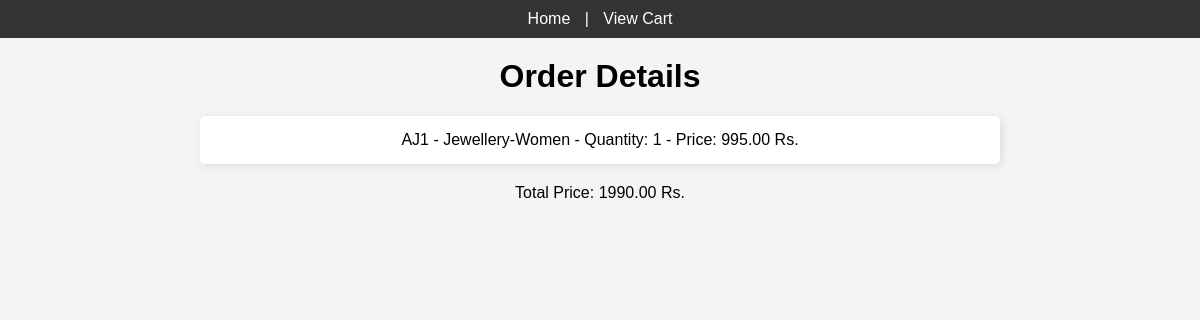
The app's page /order-details/ (signed in), older data.
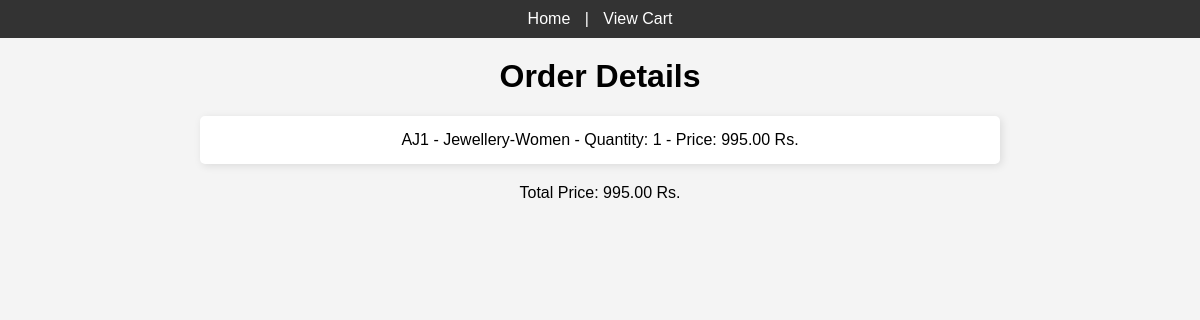
The same page, newer data.
### shopping/models.py (models this page shows)
class OrderItem(models.Model):
    order = models.ForeignKey(Order, related_name='items', on_delete=models.CASCADE)
    product = models.ForeignKey(Product, on_delete=models.CASCADE)
    quantity = models.IntegerField(default=1)
    price = models.DecimalField(max_digits=10, decimal_places=2)

class Product(models.Model):
    brand = models.ForeignKey(Brand, on_delete=models.CASCADE, related_name='products')
    category = models.ForeignKey(Category, on_delete=models.CASCADE, related_name='products')
    product_id = models.CharField(max_length=50, unique=True)
    name = models.CharField(max_length=255)
    description = models.TextField()
    size = models.CharField(max_length=50)
    currency = models.CharField(max_length=10)
    sell_price = models.DecimalField(max_digits=10, decimal_places=2)
    original_price = models.DecimalField(max_digits=10, decimal_places=2, null=True)  #Allow Null Value
    discount = models.TextField()

class Order(models.Model):
    user = models.ForeignKey(settings.AUTH_USER_MODEL, on_delete=models.CASCADE)
    created_at = models.DateTimeField(auto_now_add=True)
    updated_at = models.DateTimeField(auto_now=True)
    total_price = models.DecimalField(max_digits=10, decimal_places=2, default=0.00)

### shopping/views.py (the view)
# urls.py: path('order-details/', views.order_details, name='order_details'),
def order_details(request):
    order = Order.objects.filter(user=request.user).order_by('-created_at').first()
    if order:
        return render(request, 'shopping/order_details.html', {'order': order})
    else:
        return render(request, 'shopping/order_details.html', {'message': 'No active orders found.'})

### shopping/templates/shopping/order_details.html (shortened to what this page needs)
<!DOCTYPE html>
<html lang="en">
<head>
</head>
<body>
    <nav>
        <a href="{% url 'shopping:brand_list' %}">Home</a> |
        <a href="{% url 'shopping:view_cart' %}">View Cart</a>
    </nav>
    <h1>Order Details</h1>
    {% if order %}
    <ul>
        {% for item in order.items.all %}
        <li>
            {{ item.product.name }} - Quantity: {{ item.quantity }} - Price: {{ item.price | floatformat:2 }} {{ item.product.currency }}
        </li>
        {% endfor %}
    </ul>
    <p>Total Price: {{ order.total_price | floatformat:2 }} {{ order.items.first.product.currency }}</p>
    {% else %}
    <p>{{ message }}</p>
    {% endif %}
</body>
</html>

### shopping/templates/shopping/order_details.html (style rules this page uses)
body { font-family: Arial, sans-serif; margin: 0; padding: 0; background-color: #f4f4f4; }
nav { background-color: #333; color: #fff; padding: 10px; text-align: center; }
nav a { color: #fff; text-decoration: none; margin: 0 10px; }
h1 { text-align: center; margin-top: 20px; }
ul { list-style-type: none; padding: 0; text-align: center; max-width: 800px; margin: 20px auto; }
li { background-color: #fff; margin-bottom: 20px; padding: 15px; box-shadow: 2px 2px 8px rgba(0,0,0,0.1); border-radius: 5px; }
p { text-align: center; margin-top: 20px; }

Row changes from the older to the newer data that the page shows:
no longer on this page (row unchanged): Order: total_price "1990.00", items.first.product.currency "Rs."
added Order: total_price "995.00", items.first.product.currency "Rs."
